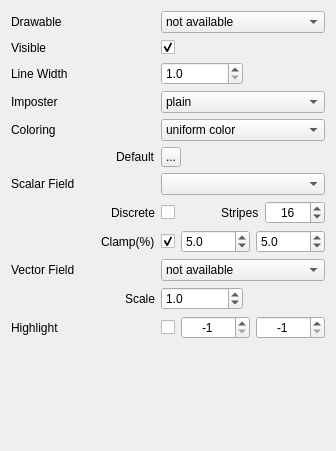
<?xml version="1.0" encoding="UTF-8"?>
<ui version="4.0">
 <class>WidgetLinesDrawable</class>
 <widget class="QWidget" name="WidgetLinesDrawable">
  <property name="geometry">
   <rect>
    <x>0</x>
    <y>0</y>
    <width>336</width>
    <height>451</height>
   </rect>
  </property>
  <property name="sizePolicy">
   <sizepolicy hsizetype="Preferred" vsizetype="Minimum">
    <horstretch>0</horstretch>
    <verstretch>0</verstretch>
   </sizepolicy>
  </property>
  <property name="minimumSize">
   <size>
    <width>50</width>
    <height>0</height>
   </size>
  </property>
  <property name="windowTitle">
   <string>Surface mesh renderer</string>
  </property>
  <property name="locale">
   <locale language="English" country="UnitedStates"/>
  </property>
  <layout class="QVBoxLayout" name="verticalLayout">
   <item>
    <layout class="QGridLayout" name="gridLayout">
     <item row="0" column="0">
      <widget class="QLabel" name="labelDrawableName">
       <property name="maximumSize">
        <size>
         <width>16777215</width>
         <height>20</height>
        </size>
       </property>
       <property name="text">
        <string>Drawable</string>
       </property>
      </widget>
     </item>
     <item row="0" column="1" colspan="2">
      <widget class="QComboBox" name="comboBoxDrawables">
       <property name="toolTip">
        <string>Select the drawable to be visualized</string>
       </property>
       <item>
        <property name="text">
         <string>not available</string>
        </property>
       </item>
      </widget>
     </item>
     <item row="1" column="0">
      <widget class="QLabel" name="labelVisible">
       <property name="maximumSize">
        <size>
         <width>16777215</width>
         <height>20</height>
        </size>
       </property>
       <property name="text">
        <string>Visible</string>
       </property>
      </widget>
     </item>
     <item row="1" column="1">
      <widget class="QCheckBox" name="checkBoxVisible">
       <property name="toolTip">
        <string>Show/Hide this drawable</string>
       </property>
       <property name="text">
        <string/>
       </property>
       <property name="checked">
        <bool>true</bool>
       </property>
      </widget>
     </item>
     <item row="1" column="2">
      <spacer name="spacerVisible">
       <property name="orientation">
        <enum>Qt::Horizontal</enum>
       </property>
       <property name="sizeHint" stdset="0">
        <size>
         <width>128</width>
         <height>17</height>
        </size>
       </property>
      </spacer>
     </item>
     <item row="2" column="0">
      <widget class="QLabel" name="labelLineWidth">
       <property name="text">
        <string>Line Width</string>
       </property>
      </widget>
     </item>
     <item row="2" column="1" colspan="2">
      <layout class="QHBoxLayout" name="horizontalLayoutPhone">
       <property name="spacing">
        <number>-1</number>
       </property>
       <item>
        <widget class="QDoubleSpinBox" name="doubleSpinBoxLineWidth">
         <property name="sizePolicy">
          <sizepolicy hsizetype="Expanding" vsizetype="Preferred">
           <horstretch>0</horstretch>
           <verstretch>0</verstretch>
          </sizepolicy>
         </property>
         <property name="minimumSize">
          <size>
           <width>60</width>
           <height>0</height>
          </size>
         </property>
         <property name="decimals">
          <number>1</number>
         </property>
         <property name="minimum">
          <double>1.000000000000000</double>
         </property>
         <property name="value">
          <double>1.000000000000000</double>
         </property>
        </widget>
       </item>
       <item>
        <spacer name="spacerThickness">
         <property name="orientation">
          <enum>Qt::Horizontal</enum>
         </property>
         <property name="sizeType">
          <enum>QSizePolicy::MinimumExpanding</enum>
         </property>
         <property name="sizeHint" stdset="0">
          <size>
           <width>0</width>
           <height>0</height>
          </size>
         </property>
        </spacer>
       </item>
      </layout>
     </item>
     <item row="3" column="0">
      <widget class="QLabel" name="labelImposterStyle">
       <property name="text">
        <string>Imposter</string>
       </property>
      </widget>
     </item>
     <item row="3" column="1" colspan="2">
      <widget class="QComboBox" name="comboBoxImposterStyle">
       <property name="toolTip">
        <string>Select how color is assigned to each face</string>
       </property>
       <item>
        <property name="text">
         <string>plain</string>
        </property>
       </item>
       <item>
        <property name="text">
         <string>cylinder</string>
        </property>
       </item>
       <item>
        <property name="text">
         <string>cone</string>
        </property>
       </item>
      </widget>
     </item>
     <item row="4" column="0">
      <widget class="QLabel" name="labelColorScheme">
       <property name="text">
        <string>Coloring</string>
       </property>
      </widget>
     </item>
     <item row="4" column="1" colspan="2">
      <widget class="QComboBox" name="comboBoxColorScheme">
       <property name="toolTip">
        <string>Select how color is assigned to each face</string>
       </property>
       <item>
        <property name="text">
         <string>uniform color</string>
        </property>
       </item>
       <item>
        <property name="text">
         <string>use color property</string>
        </property>
       </item>
      </widget>
     </item>
     <item row="5" column="0">
      <layout class="QHBoxLayout" name="horizontalLayoutLabelDefaultColor">
       <item>
        <spacer name="horizontalSpaceLabelDefaultColor">
         <property name="orientation">
          <enum>Qt::Horizontal</enum>
         </property>
         <property name="sizeHint" stdset="0">
          <size>
           <width>13</width>
           <height>19</height>
          </size>
         </property>
        </spacer>
       </item>
       <item alignment="Qt::AlignRight">
        <widget class="QLabel" name="labelDefaultColor">
         <property name="text">
          <string>Default</string>
         </property>
        </widget>
       </item>
      </layout>
     </item>
     <item row="5" column="1" colspan="2">
      <layout class="QHBoxLayout" name="horizontalLayoutDefaultColor">
       <property name="spacing">
        <number>0</number>
       </property>
       <item>
        <widget class="QToolButton" name="toolButtonDefaultColor">
         <property name="minimumSize">
          <size>
           <width>20</width>
           <height>20</height>
          </size>
         </property>
         <property name="maximumSize">
          <size>
           <width>20</width>
           <height>20</height>
          </size>
         </property>
         <property name="toolTip">
          <string>Click to set a uniform color for this drawable</string>
         </property>
         <property name="text">
          <string>...</string>
         </property>
         <property name="icon">
          <iconset>
           <normaloff>../Resources/icons/transparency.png</normaloff>../Resources/icons/transparency.png</iconset>
         </property>
         <property name="iconSize">
          <size>
           <width>20</width>
           <height>20</height>
          </size>
         </property>
        </widget>
       </item>
       <item>
        <spacer name="spacer">
         <property name="orientation">
          <enum>Qt::Horizontal</enum>
         </property>
         <property name="sizeType">
          <enum>QSizePolicy::MinimumExpanding</enum>
         </property>
         <property name="sizeHint" stdset="0">
          <size>
           <width>0</width>
           <height>0</height>
          </size>
         </property>
        </spacer>
       </item>
      </layout>
     </item>
     <item row="6" column="0">
      <widget class="QLabel" name="labelScalarFieldStyle">
       <property name="sizePolicy">
        <sizepolicy hsizetype="Preferred" vsizetype="Preferred">
         <horstretch>0</horstretch>
         <verstretch>0</verstretch>
        </sizepolicy>
       </property>
       <property name="text">
        <string>Scalar Field</string>
       </property>
      </widget>
     </item>
     <item row="6" column="1" colspan="2">
      <widget class="QComboBox" name="comboBoxScalarFieldStyle">
       <property name="sizePolicy">
        <sizepolicy hsizetype="Expanding" vsizetype="Preferred">
         <horstretch>0</horstretch>
         <verstretch>0</verstretch>
        </sizepolicy>
       </property>
       <property name="minimumSize">
        <size>
         <width>20</width>
         <height>22</height>
        </size>
       </property>
      </widget>
     </item>
     <item row="7" column="0">
      <layout class="QHBoxLayout" name="horizontalLayoutLabelClamp_4">
       <item>
        <spacer name="horizontalSpacerLabelClamp_4">
         <property name="orientation">
          <enum>Qt::Horizontal</enum>
         </property>
         <property name="sizeHint" stdset="0">
          <size>
           <width>12</width>
           <height>19</height>
          </size>
         </property>
        </spacer>
       </item>
       <item>
        <widget class="QLabel" name="labelScalarFieldDiscrete">
         <property name="sizePolicy">
          <sizepolicy hsizetype="Preferred" vsizetype="Preferred">
           <horstretch>0</horstretch>
           <verstretch>0</verstretch>
          </sizepolicy>
         </property>
         <property name="text">
          <string>Discrete</string>
         </property>
        </widget>
       </item>
      </layout>
     </item>
     <item row="7" column="1" colspan="2">
      <layout class="QHBoxLayout" name="horizontalLayout">
       <item>
        <widget class="QCheckBox" name="checkBoxScalarFieldDiscrete">
         <property name="text">
          <string/>
         </property>
        </widget>
       </item>
       <item>
        <spacer name="horizontalSpacer_2">
         <property name="orientation">
          <enum>Qt::Horizontal</enum>
         </property>
         <property name="sizeType">
          <enum>QSizePolicy::MinimumExpanding</enum>
         </property>
         <property name="sizeHint" stdset="0">
          <size>
           <width>10</width>
           <height>20</height>
          </size>
         </property>
        </spacer>
       </item>
       <item>
        <widget class="QLabel" name="labelScalarFieldStripes">
         <property name="sizePolicy">
          <sizepolicy hsizetype="Preferred" vsizetype="Preferred">
           <horstretch>0</horstretch>
           <verstretch>0</verstretch>
          </sizepolicy>
         </property>
         <property name="text">
          <string>Stripes</string>
         </property>
        </widget>
       </item>
       <item>
        <widget class="QSpinBox" name="spinBoxScalarFieldNumStrips">
         <property name="sizePolicy">
          <sizepolicy hsizetype="Expanding" vsizetype="Preferred">
           <horstretch>0</horstretch>
           <verstretch>0</verstretch>
          </sizepolicy>
         </property>
         <property name="minimumSize">
          <size>
           <width>60</width>
           <height>0</height>
          </size>
         </property>
         <property name="toolTip">
          <string>The number of discrete colors.</string>
         </property>
         <property name="alignment">
          <set>Qt::AlignCenter</set>
         </property>
         <property name="minimum">
          <number>4</number>
         </property>
         <property name="maximum">
          <number>128</number>
         </property>
         <property name="singleStep">
          <number>4</number>
         </property>
         <property name="value">
          <number>16</number>
         </property>
        </widget>
       </item>
      </layout>
     </item>
     <item row="8" column="0">
      <layout class="QHBoxLayout" name="horizontalLayoutLabelClamp">
       <item>
        <spacer name="horizontalSpacerLabelClamp">
         <property name="orientation">
          <enum>Qt::Horizontal</enum>
         </property>
         <property name="sizeHint" stdset="0">
          <size>
           <width>12</width>
           <height>19</height>
          </size>
         </property>
        </spacer>
       </item>
       <item>
        <widget class="QLabel" name="labelScalarFieldClamp">
         <property name="sizePolicy">
          <sizepolicy hsizetype="Preferred" vsizetype="Preferred">
           <horstretch>0</horstretch>
           <verstretch>0</verstretch>
          </sizepolicy>
         </property>
         <property name="text">
          <string>Clamp(%)</string>
         </property>
        </widget>
       </item>
      </layout>
     </item>
     <item row="8" column="1" colspan="2">
      <layout class="QHBoxLayout" name="horizontalLayout_2">
       <item>
        <widget class="QCheckBox" name="checkBoxScalarFieldClamp">
         <property name="toolTip">
          <string>Check to clamp the specified percent of lower and upper values.</string>
         </property>
         <property name="text">
          <string/>
         </property>
         <property name="checked">
          <bool>true</bool>
         </property>
        </widget>
       </item>
       <item>
        <widget class="QDoubleSpinBox" name="doubleSpinBoxScalarFieldClampLower">
         <property name="sizePolicy">
          <sizepolicy hsizetype="Expanding" vsizetype="Preferred">
           <horstretch>0</horstretch>
           <verstretch>0</verstretch>
          </sizepolicy>
         </property>
         <property name="minimumSize">
          <size>
           <width>60</width>
           <height>0</height>
          </size>
         </property>
         <property name="decimals">
          <number>1</number>
         </property>
         <property name="value">
          <double>5.000000000000000</double>
         </property>
        </widget>
       </item>
       <item>
        <widget class="QDoubleSpinBox" name="doubleSpinBoxScalarFieldClampUpper">
         <property name="sizePolicy">
          <sizepolicy hsizetype="Expanding" vsizetype="Preferred">
           <horstretch>0</horstretch>
           <verstretch>0</verstretch>
          </sizepolicy>
         </property>
         <property name="minimumSize">
          <size>
           <width>60</width>
           <height>0</height>
          </size>
         </property>
         <property name="decimals">
          <number>1</number>
         </property>
         <property name="value">
          <double>5.000000000000000</double>
         </property>
        </widget>
       </item>
      </layout>
     </item>
     <item row="9" column="0">
      <widget class="QLabel" name="labelVectorField">
       <property name="sizePolicy">
        <sizepolicy hsizetype="Preferred" vsizetype="Preferred">
         <horstretch>0</horstretch>
         <verstretch>0</verstretch>
        </sizepolicy>
       </property>
       <property name="minimumSize">
        <size>
         <width>75</width>
         <height>22</height>
        </size>
       </property>
       <property name="text">
        <string>Vector Field</string>
       </property>
      </widget>
     </item>
     <item row="9" column="1" colspan="2">
      <widget class="QComboBox" name="comboBoxVectorField">
       <property name="toolTip">
        <string>Select the drawable to be visualized</string>
       </property>
       <item>
        <property name="text">
         <string>not available</string>
        </property>
       </item>
      </widget>
     </item>
     <item row="10" column="0">
      <layout class="QHBoxLayout" name="horizontalLayoutScale">
       <item>
        <spacer name="horizontalSpacerVectorFieldLabelScale">
         <property name="orientation">
          <enum>Qt::Horizontal</enum>
         </property>
         <property name="sizeHint" stdset="0">
          <size>
           <width>13</width>
           <height>19</height>
          </size>
         </property>
        </spacer>
       </item>
       <item alignment="Qt::AlignRight">
        <widget class="QLabel" name="labelVectorFieldScale">
         <property name="text">
          <string>Scale</string>
         </property>
        </widget>
       </item>
      </layout>
     </item>
     <item row="10" column="1" colspan="2">
      <layout class="QHBoxLayout" name="horizontalLayoutVectorFieldScale">
       <property name="spacing">
        <number>0</number>
       </property>
       <item>
        <widget class="QDoubleSpinBox" name="doubleSpinBoxVectorFieldScale">
         <property name="sizePolicy">
          <sizepolicy hsizetype="Expanding" vsizetype="Preferred">
           <horstretch>0</horstretch>
           <verstretch>0</verstretch>
          </sizepolicy>
         </property>
         <property name="minimumSize">
          <size>
           <width>60</width>
           <height>0</height>
          </size>
         </property>
         <property name="toolTip">
          <string>Adjust the length of the vectors.
The scale is relative to the average edge lenght of the model.</string>
         </property>
         <property name="decimals">
          <number>1</number>
         </property>
         <property name="minimum">
          <double>0.100000000000000</double>
         </property>
         <property name="maximum">
          <double>50.000000000000000</double>
         </property>
         <property name="singleStep">
          <double>0.100000000000000</double>
         </property>
         <property name="value">
          <double>1.000000000000000</double>
         </property>
        </widget>
       </item>
       <item>
        <spacer name="spacerVectorFieldScale">
         <property name="orientation">
          <enum>Qt::Horizontal</enum>
         </property>
         <property name="sizeType">
          <enum>QSizePolicy::MinimumExpanding</enum>
         </property>
         <property name="sizeHint" stdset="0">
          <size>
           <width>0</width>
           <height>0</height>
          </size>
         </property>
        </spacer>
       </item>
      </layout>
     </item>
     <item row="11" column="0">
      <widget class="QLabel" name="labelHighlight">
       <property name="text">
        <string>Highlight</string>
       </property>
      </widget>
     </item>
     <item row="11" column="1" colspan="2">
      <layout class="QHBoxLayout" name="horizontalLayout_3">
       <item>
        <widget class="QCheckBox" name="checkBoxHighlight">
         <property name="text">
          <string/>
         </property>
        </widget>
       </item>
       <item>
        <widget class="QSpinBox" name="spinBoxHighlightMin">
         <property name="sizePolicy">
          <sizepolicy hsizetype="Expanding" vsizetype="Preferred">
           <horstretch>0</horstretch>
           <verstretch>0</verstretch>
          </sizepolicy>
         </property>
         <property name="minimumSize">
          <size>
           <width>60</width>
           <height>0</height>
          </size>
         </property>
         <property name="toolTip">
          <string>The lower bound of the triange range to be highlighted.</string>
         </property>
         <property name="alignment">
          <set>Qt::AlignCenter</set>
         </property>
         <property name="minimum">
          <number>-1</number>
         </property>
         <property name="maximum">
          <number>999999999</number>
         </property>
         <property name="value">
          <number>-1</number>
         </property>
        </widget>
       </item>
       <item>
        <widget class="QSpinBox" name="spinBoxHighlightMax">
         <property name="sizePolicy">
          <sizepolicy hsizetype="Expanding" vsizetype="Preferred">
           <horstretch>0</horstretch>
           <verstretch>0</verstretch>
          </sizepolicy>
         </property>
         <property name="minimumSize">
          <size>
           <width>60</width>
           <height>0</height>
          </size>
         </property>
         <property name="toolTip">
          <string>The upper bound of the triange range to be highlighted.</string>
         </property>
         <property name="alignment">
          <set>Qt::AlignCenter</set>
         </property>
         <property name="minimum">
          <number>-1</number>
         </property>
         <property name="maximum">
          <number>999999999</number>
         </property>
         <property name="value">
          <number>-1</number>
         </property>
        </widget>
       </item>
      </layout>
     </item>
    </layout>
   </item>
   <item>
    <spacer name="verticalSpacer">
     <property name="orientation">
      <enum>Qt::Vertical</enum>
     </property>
     <property name="sizeType">
      <enum>QSizePolicy::Expanding</enum>
     </property>
     <property name="sizeHint" stdset="0">
      <size>
       <width>20</width>
       <height>5</height>
      </size>
     </property>
    </spacer>
   </item>
  </layout>
 </widget>
 <tabstops>
  <tabstop>comboBoxDrawables</tabstop>
  <tabstop>checkBoxVisible</tabstop>
  <tabstop>doubleSpinBoxLineWidth</tabstop>
  <tabstop>comboBoxImposterStyle</tabstop>
  <tabstop>comboBoxColorScheme</tabstop>
  <tabstop>toolButtonDefaultColor</tabstop>
  <tabstop>comboBoxScalarFieldStyle</tabstop>
  <tabstop>checkBoxScalarFieldDiscrete</tabstop>
  <tabstop>spinBoxScalarFieldNumStrips</tabstop>
  <tabstop>checkBoxScalarFieldClamp</tabstop>
  <tabstop>doubleSpinBoxScalarFieldClampLower</tabstop>
  <tabstop>doubleSpinBoxScalarFieldClampUpper</tabstop>
  <tabstop>comboBoxVectorField</tabstop>
  <tabstop>doubleSpinBoxVectorFieldScale</tabstop>
  <tabstop>checkBoxHighlight</tabstop>
  <tabstop>spinBoxHighlightMin</tabstop>
  <tabstop>spinBoxHighlightMax</tabstop>
 </tabstops>
 <resources/>
 <connections/>
</ui>
